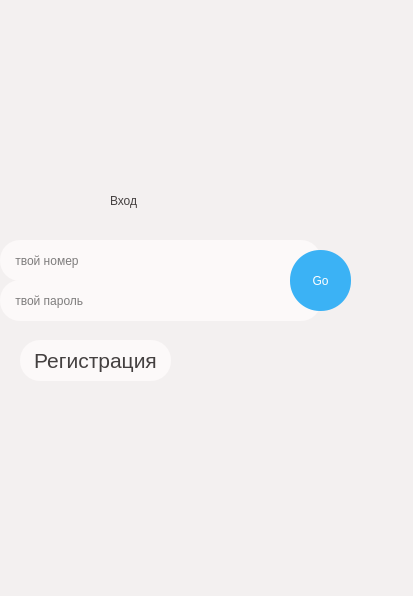
<?xml version="1.0" encoding="UTF-8"?>
<ui version="4.0">
 <class>MainWindow</class>
 <widget class="QMainWindow" name="MainWindow">
  <property name="geometry">
   <rect>
    <x>0</x>
    <y>0</y>
    <width>413</width>
    <height>596</height>
   </rect>
  </property>
  <property name="minimumSize">
   <size>
    <width>413</width>
    <height>596</height>
   </size>
  </property>
  <property name="maximumSize">
   <size>
    <width>483</width>
    <height>596</height>
   </size>
  </property>
  <property name="windowTitle">
   <string>Вход</string>
  </property>
  <property name="styleSheet">
   <string notr="true">background-color: rgb(243, 240, 240);</string>
  </property>
  <widget class="QWidget" name="centralwidget">
   <widget class="QLabel" name="label">
    <property name="geometry">
     <rect>
      <x>0</x>
      <y>0</y>
      <width>161</width>
      <height>181</height>
     </rect>
    </property>
    <property name="styleSheet">
     <string notr="true"/>
    </property>
    <property name="text">
     <string/>
    </property>
    <property name="pixmap">
     <pixmap>Photo/Ellipse 1.png</pixmap>
    </property>
    <property name="scaledContents">
     <bool>true</bool>
    </property>
   </widget>
   <widget class="QLabel" name="label_2">
    <property name="geometry">
     <rect>
      <x>80</x>
      <y>-10</y>
      <width>221</width>
      <height>111</height>
     </rect>
    </property>
    <property name="styleSheet">
     <string notr="true">background-color: rgba(0, 0, 0, 0);
</string>
    </property>
    <property name="text">
     <string/>
    </property>
    <property name="pixmap">
     <pixmap>Photo/Ellipse 2.png</pixmap>
    </property>
    <property name="scaledContents">
     <bool>true</bool>
    </property>
   </widget>
   <widget class="QLabel" name="label_3">
    <property name="geometry">
     <rect>
      <x>130</x>
      <y>510</y>
      <width>291</width>
      <height>91</height>
     </rect>
    </property>
    <property name="text">
     <string/>
    </property>
    <property name="pixmap">
     <pixmap>Photo/Ellipse 3circle_entrance_three.png</pixmap>
    </property>
    <property name="scaledContents">
     <bool>true</bool>
    </property>
   </widget>
   <widget class="QLabel" name="label_4">
    <property name="geometry">
     <rect>
      <x>290</x>
      <y>430</y>
      <width>131</width>
      <height>171</height>
     </rect>
    </property>
    <property name="styleSheet">
     <string notr="true">background-color: rgba(0, 0, 0, 0);
</string>
    </property>
    <property name="text">
     <string/>
    </property>
    <property name="pixmap">
     <pixmap>Photo/Ellipse 4 (1).png</pixmap>
    </property>
    <property name="scaledContents">
     <bool>true</bool>
    </property>
   </widget>
   <widget class="QLabel" name="label_5">
    <property name="geometry">
     <rect>
      <x>110</x>
      <y>170</y>
      <width>151</width>
      <height>61</height>
     </rect>
    </property>
    <property name="styleSheet">
     <string notr="true">font: 35pt &quot;Arial&quot;;
color: rgb(68, 64, 64);</string>
    </property>
    <property name="text">
     <string>Вход</string>
    </property>
   </widget>
   <widget class="QLineEdit" name="lineEdit">
    <property name="geometry">
     <rect>
      <x>0</x>
      <y>240</y>
      <width>321</width>
      <height>41</height>
     </rect>
    </property>
    <property name="autoFillBackground">
     <bool>false</bool>
    </property>
    <property name="styleSheet">
     <string notr="true">background-color: rgb(252, 249, 249);
border-color: rgb(224, 218, 218);
border-radius: 20px;  </string>
    </property>
    <property name="placeholderText">
     <string>    твой номер</string>
    </property>
   </widget>
   <widget class="QLineEdit" name="lineEdit_2">
    <property name="geometry">
     <rect>
      <x>0</x>
      <y>280</y>
      <width>321</width>
      <height>41</height>
     </rect>
    </property>
    <property name="autoFillBackground">
     <bool>false</bool>
    </property>
    <property name="styleSheet">
     <string notr="true">background-color: rgb(252, 249, 249);
border-radius: 20px;  </string>
    </property>
    <property name="placeholderText">
     <string>    твой пароль</string>
    </property>
   </widget>
   <widget class="QPushButton" name="pushButtonGo">
    <property name="geometry">
     <rect>
      <x>290</x>
      <y>250</y>
      <width>61</width>
      <height>61</height>
     </rect>
    </property>
    <property name="styleSheet">
     <string notr="true">border-radius: 30px;  
font: 75 25pt &quot;Arial&quot;;
background-color: rgb(59, 178, 245);
color: rgb(255, 255, 255);</string>
    </property>
    <property name="text">
     <string>Go</string>
    </property>
   </widget>
   <widget class="QPushButton" name="pushButtonRegistr">
    <property name="geometry">
     <rect>
      <x>20</x>
      <y>340</y>
      <width>151</width>
      <height>41</height>
     </rect>
    </property>
    <property name="font">
     <font>
      <family>Arial</family>
      <pointsize>16</pointsize>
      <weight>9</weight>
      <italic>false</italic>
      <bold>false</bold>
     </font>
    </property>
    <property name="styleSheet">
     <string notr="true">border-radius: 20px;  
background-color: rgb(252, 249, 249);
font: 75 16pt &quot;Arial&quot;;
color: rgb(68, 64, 64);</string>
    </property>
    <property name="text">
     <string>Регистрация</string>
    </property>
   </widget>
  </widget>
 </widget>
 <resources>
  <include location="Photo/One.qrc"/>
 </resources>
 <connections/>
</ui>
